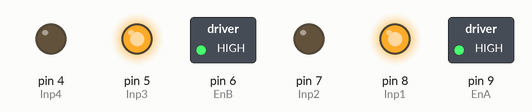
A sketch run on a simulated Arduino Uno, built with avr-gcc and run on an emulated ATmega328P. Parts: switched loads named in the sketch (green lamp = pin HIGH), output pins drawn as LEDs (lit = HIGH).

Above: at 1.5 s.
At 4.5 s:
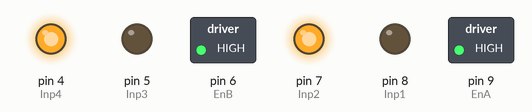
At 7.5 s:
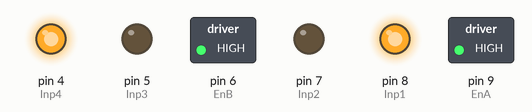
At 10.5 s:
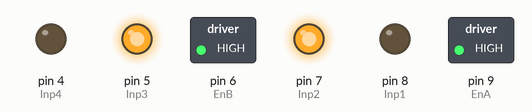
At 13.0 s:
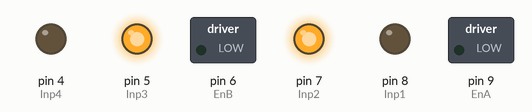
Timing chart, 0 to 18.2 s (numbered marks = the images above):
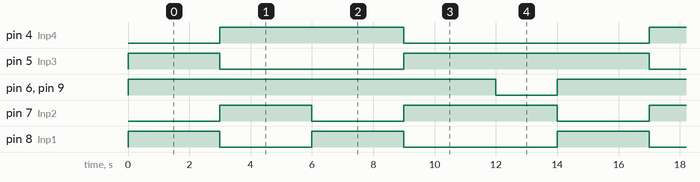

Measured:
- by itself, pin 4 (Inp4): alternates HIGH for 6.0 s and LOW for 8.0 s
- by itself, pin 5 (Inp3): repeats every 14.0 s: LOW 6.0 s, HIGH 8.0 s
- by itself, pin 6 (EnB), pin 9 (EnA): alternates HIGH for 12.0 s and LOW for 2.0 s
- by itself, pin 7 (Inp2): repeats every 14.0 s: LOW 3.0 s, HIGH 5.0 s, LOW 3.0 s, HIGH 3.0 s
- by itself, pin 8 (Inp1): repeats every 14.0 s: LOW 3.0 s, HIGH 3.0 s, LOW 5.0 s, HIGH 3.0 s

The sketch:

Arduino_Code.ino
```cpp
//Motor A
int EnA = 9 ; // we choosed Pin9 because it support (PWM)to enable us to controol the speed of the motor if wanted
int Inp1 = 8 ;
int Inp2 = 7 ;

//Motor B
int EnB = 6 ; // we choosed Pin6 because it support (PWM)to enable us to controol the speed of the motor if wanted
int Inp3 = 5 ;
int Inp4 = 4 ;


void setup() {
  // setting all used pins for the motors as outputs
  pinMode(EnA, OUTPUT);
  pinMode(Inp1, OUTPUT);
  pinMode(Inp2, OUTPUT);
  pinMode(EnB, OUTPUT);
  pinMode(Inp3, OUTPUT);
  pinMode(Inp4, OUTPUT);
}


void loop() {
   // Turn on both Motors A & B

  digitalWrite(EnA, HIGH);
  digitalWrite(EnB, HIGH);


  // Turn Both motors A & B On on Clockwise Direction for 3 Seconds

  // Motor A
  digitalWrite(Inp1, HIGH);
  digitalWrite(Inp2, LOW);


  // Motor B
  digitalWrite(Inp3, HIGH);
  digitalWrite(Inp4, LOW);

   delay(3000);

  // Changing both Motors A & B directions to  Counterclockwise for 3 seconds

  // Motor A
  digitalWrite(Inp2, HIGH);
  digitalWrite(Inp1, LOW);


  // Motor B
  digitalWrite(Inp4, HIGH);
  digitalWrite(Inp3, LOW);

   delay(3000);

   // Motor A Clockwise ~ Motor B Counterclockwise for 3 seconds


  // Motor A
  digitalWrite(Inp1, HIGH);
  digitalWrite(Inp2, LOW);


  // Motor B
  digitalWrite(Inp4, HIGH);
  digitalWrite(Inp3, LOW);

   delay(3000);

  // Motor B Clockwise ~ Motor A Counterclockwise for 3 seconds

  // Motor A
  digitalWrite(Inp2, HIGH);
  digitalWrite(Inp1, LOW);


  // Motor B
  digitalWrite(Inp3, HIGH);
  digitalWrite(Inp4, LOW);

   delay(3000);


   // Turn off both Motors A & B for 2 seconds


  digitalWrite(EnA, LOW);
  digitalWrite(EnB, LOW);

   delay(2000);
}
```
